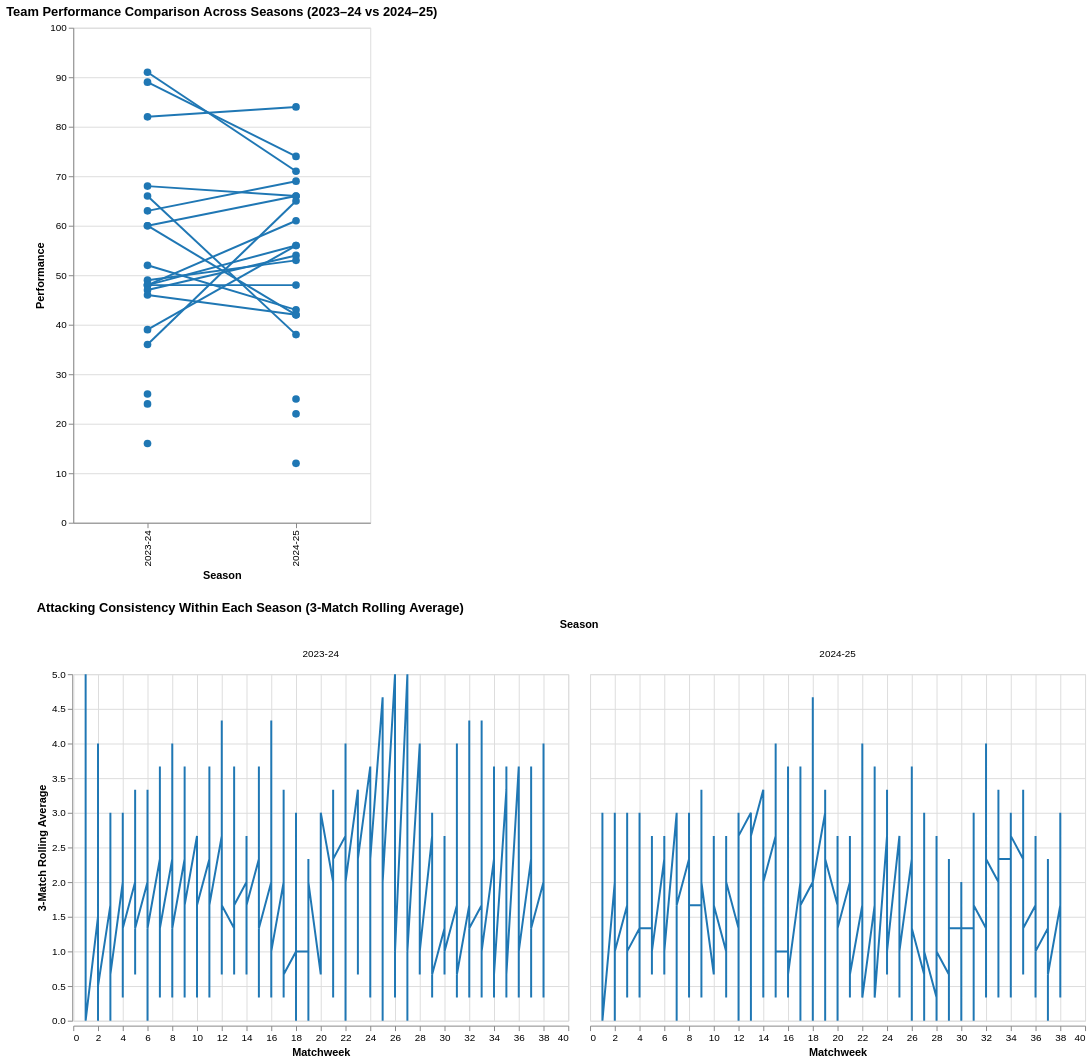

The notebook cell saved with this chart:
### Code cell
q2_chart = (
    alt.Chart(team_attack_long)
    .add_params(attack_metric_param)
    .transform_filter(team_select)
    .transform_filter(alt.datum.Metric == attack_metric_param)
    .mark_line()
    .encode(
        x=alt.X('Matchweek:Q', title='Matchweek'),
        y=alt.Y('RollingValue:Q', title='3-Match Rolling Average'),
        color=alt.value('#1f77b4'),
        tooltip=[
            'Team:N',
            'Season:N',
            'Matchweek:Q',
            'Metric:N',
            alt.Tooltip('RollingValue:Q', format='.2f')
        ]
    )
    .properties(
        width=500,
        height=350
    )
    .facet(
        column=alt.Column('Season:N', title='Season')
    )
    .properties(
        title='Attacking Consistency Within Each Season (3-Match Rolling Average)'
    )
)

dashboard = chart & q2_chart
dashboard

### Figure 1 — Vega-Lite specification as saved in the notebook (floating-point values rounded to 4 significant figures; data arrays with more than 128 entries replaced by an {"elided": "..."} marker saying what was removed)
{"config": {"view": {"continuousWidth": 300, "continuousHeight": 300}}, "vconcat": [{"layer": [{"mark": {"type": "line"}, "encoding": {"color": {"condition": {"param": "param_07d8ea4015f1b770", "value": "#1f77b4"}, "value": "lightgray"}, "detail": {"field": "Team", "type": "nominal"}, "opacity": {"condition": {"param": "param_07d8ea4015f1b770", "value": 1}, "value": 0.3}, "x": {"field": "Season", "title": "Season", "type": "nominal"}, "y": {"field": "Value", "title": "Performance", "type": "quantitative"}}, "name": "view_802bd7dba9e91784_0", "transform": [{"filter": "(datum.Metric === SelectedMetric)"}]}, {"mark": {"type": "circle", "size": 60}, "encoding": {"color": {"condition": {"param": "param_07d8ea4015f1b770", "value": "#1f77b4"}, "value": "lightgray"}, "detail": {"field": "Team", "type": "nominal"}, "opacity": {"condition": {"param": "param_07d8ea4015f1b770", "value": 1}, "value": 0.3}, "tooltip": [{"field": "Team", "type": "nominal"}, {"field": "Season", "type": "nominal"}, {"field": "Metric", "type": "nominal"}, {"field": "Value", "type": "quantitative"}], "x": {"field": "Season", "type": "nominal"}, "y": {"field": "Value", "type": "quantitative"}}, "transform": [{"filter": "(datum.Metric === SelectedMetric)"}]}], "data": {"name": "data-76ba65ddfc364f4685d11d6010064955"}, "height": 500, "title": "Team Performance Comparison Across Seasons (2023–24 vs 2024–25)", "width": 300}, {"data": {"name": "data-3336c2633e6ee38c41593b3e7386054d"}, "facet": {"column": {"field": "Season", "title": "Season", "type": "nominal"}}, "spec": {"mark": {"type": "line"}, "encoding": {"color": {"value": "#1f77b4"}, "tooltip": [{"field": "Team", "type": "nominal"}, {"field": "Season", "type": "nominal"}, {"field": "Matchweek", "type": "quantitative"}, {"field": "Metric", "type": "nominal"}, {"field": "RollingValue", "format": ".2f", "type": "quantitative"}], "x": {"field": "Matchweek", "title": "Matchweek", "type": "quantitative"}, "y": {"field": "RollingValue", "title": "3-Match Rolling Average", "type": "quantitative"}}, "height": 350, "transform": [{"filter": {"param": "param_07d8ea4015f1b770"}}, {"filter": "(datum.Metric === AttackMetric)"}], "width": 500}, "title": "Attacking Consistency Within Each Season (3-Match Rolling Average)"}], "params": [{"name": "SelectedMetric", "bind": {"input": "select", "options": ["Points", "Win", "GoalDiff"], "name": "Metric: "}, "value": "Points"}, {"name": "param_07d8ea4015f1b770", "select": {"type": "point", "fields": ["Team"], "on": "click"}, "views": ["view_802bd7dba9e91784_0"]}, {"name": "AttackMetric", "bind": {"input": "select", "options": ["Goals", "Shots", "ShotsOnTarget"], "name": "Attacking Metric: "}, "value": "Goals"}], "$schema": "https://vega.github.io/schema/vega-lite/v6.1.0.json", "datasets": {"data-76ba65ddfc364f4685d11d6010064955": [{"Team": "Arsenal", "Season": "2023-24", "Metric": "Points", "Value": 89}, {"Team": "Aston Villa", "Season": "2023-24", "Metric": "Points", "Value": 68}, {"Team": "Bournemouth", "Season": "2023-24", "Metric": "Points", "Value": 48}, {"Team": "Brentford", "Season": "2023-24", "Metric": "Points", "Value": 39}, {"Team": "Brighton", "Season": "2023-24", "Metric": "Points", "Value": 48}, {"Team": "Burnley", "Season": "2023-24", "Metric": "Points", "Value": 24}, {"Team": "Chelsea", "Season": "2023-24", "Metric": "Points", "Value": 63}, {"Team": "Crystal Palace", "Season": "2023-24", "Metric": "Points", "Value": 49}, {"Team": "Everton", "Season": "2023-24", "Metric": "Points", "Value": 48}, {"Team": "Fulham", "Season": "2023-24", "Metric": "Points", "Value": 47}, {"Team": "Liverpool", "Season": "2023-24", "Metric": "Points", "Value": 82}, {"Team": "Luton", "Season": "2023-24", "Metric": "Points", "Value": 26}, {"Team": "Man City", "Season": "2023-24", "Metric": "Points", "Value": 91}, {"Team": "Man United", "Season": "2023-24", "Metric": "Points", "Value": 60}, {"Team": "Newcastle", "Season": "2023-24", "Metric": "Points", "Value": 60}, {"Team": "Nott'm Forest", "Season": "2023-24", "Metric": "Points", "Value": 36}, {"Team": "Sheffield United", "Season": "2023-24", "Metric": "Points", "Value": 16}, {"Team": "Tottenham", "Season": "2023-24", "Metric": "Points", "Value": 66}, {"Team": "West Ham", "Season": "2023-24", "Metric": "Points", "Value": 52}, {"Team": "Wolves", "Season": "2023-24", "Metric": "Points", "Value": 46}, {"Team": "Arsenal", "Season": "2024-25", "Metric": "Points", "Value": 74}, {"Team": "Aston Villa", "Season": "2024-25", "Metric": "Points", "Value": 66}, {"Team": "Bournemouth", "Season": "2024-25", "Metric": "Points", "Value": 56}, {"Team": "Brentford", "Season": "2024-25", "Metric": "Points", "Value": 56}, {"Team": "Brighton", "Season": "2024-25", "Metric": "Points", "Value": 61}, {"Team": "Chelsea", "Season": "2024-25", "Metric": "Points", "Value": 69}, {"Team": "Crystal Palace", "Season": "2024-25", "Metric": "Points", "Value": 53}, {"Team": "Everton", "Season": "2024-25", "Metric": "Points", "Value": 48}, {"Team": "Fulham", "Season": "2024-25", "Metric": "Points", "Value": 54}, {"Team": "Ipswich", "Season": "2024-25", "Metric": "Points", "Value": 22}, {"Team": "Leicester", "Season": "2024-25", "Metric": "Points", "Value": 25}, {"Team": "Liverpool", "Season": "2024-25", "Metric": "Points", "Value": 84}, {"Team": "Man City", "Season": "2024-25", "Metric": "Points", "Value": 71}, {"Team": "Man United", "Season": "2024-25", "Metric": "Points", "Value": 42}, {"Team": "Newcastle", "Season": "2024-25", "Metric": "Points", "Value": 66}, {"Team": "Nott'm Forest", "Season": "2024-25", "Metric": "Points", "Value": 65}, {"Team": "Southampton", "Season": "2024-25", "Metric": "Points", "Value": 12}, {"Team": "Tottenham", "Season": "2024-25", "Metric": "Points", "Value": 38}, {"Team": "West Ham", "Season": "2024-25", "Metric": "Points", "Value": 43}, {"Team": "Wolves", "Season": "2024-25", "Metric": "Points", "Value": 42}, {"Team": "Arsenal", "Season": "2023-24", "Metric": "Win", "Value": 28}, {"Team": "Aston Villa", "Season": "2023-24", "Metric": "Win", "Value": 20}, {"Team": "Bournemouth", "Season": "2023-24", "Metric": "Win", "Value": 13}, {"Team": "Brentford", "Season": "2023-24", "Metric": "Win", "Value": 10}, {"Team": "Brighton", "Season": "2023-24", "Metric": "Win", "Value": 12}, {"Team": "Burnley", "Season": "2023-24", "Metric": "Win", "Value": 5}, {"Team": "Chelsea", "Season": "2023-24", "Metric": "Win", "Value": 18}, {"Team": "Crystal Palace", "Season": "2023-24", "Metric": "Win", "Value": 13}, {"Team": "Everton", "Season": "2023-24", "Metric": "Win", "Value": 13}, {"Team": "Fulham", "Season": "2023-24", "Metric": "Win", "Value": 13}, {"Team": "Liverpool", "Season": "2023-24", "Metric": "Win", "Value": 24}, {"Team": "Luton", "Season": "2023-24", "Metric": "Win", "Value": 6}, {"Team": "Man City", "Season": "2023-24", "Metric": "Win", "Value": 28}, {"Team": "Man United", "Season": "2023-24", "Metric": "Win", "Value": 18}, {"Team": "Newcastle", "Season": "2023-24", "Metric": "Win", "Value": 18}, {"Team": "Nott'm Forest", "Season": "2023-24", "Metric": "Win", "Value": 9}, {"Team": "Sheffield United", "Season": "2023-24", "Metric": "Win", "Value": 3}, {"Team": "Tottenham", "Season": "2023-24", "Metric": "Win", "Value": 20}, {"Team": "West Ham", "Season": "2023-24", "Metric": "Win", "Value": 14}, {"Team": "Wolves", "Season": "2023-24", "Metric": "Win", "Value": 13}, {"Team": "Arsenal", "Season": "2024-25", "Metric": "Win", "Value": 20}, {"Team": "Aston Villa", "Season": "2024-25", "Metric": "Win", "Value": 19}, {"Team": "Bournemouth", "Season": "2024-25", "Metric": "Win", "Value": 15}, {"Team": "Brentford", "Season": "2024-25", "Metric": "Win", "Value": 16}, {"Team": "Brighton", "Season": "2024-25", "Metric": "Win", "Value": 16}, {"Team": "Chelsea", "Season": "2024-25", "Metric": "Win", "Value": 20}, {"Team": "Crystal Palace", "Season": "2024-25", "Metric": "Win", "Value": 13}, {"Team": "Everton", "Season": "2024-25", "Metric": "Win", "Value": 11}, {"Team": "Fulham", "Season": "2024-25", "Metric": "Win", "Value": 15}, {"Team": "Ipswich", "Season": "2024-25", "Metric": "Win", "Value": 4}, {"Team": "Leicester", "Season": "2024-25", "Metric": "Win", "Value": 6}, {"Team": "Liverpool", "Season": "2024-25", "Metric": "Win", "Value": 25}, {"Team": "Man City", "Season": "2024-25", "Metric": "Win", "Value": 21}, {"Team": "Man United", "Season": "2024-25", "Metric": "Win", "Value": 11}, {"Team": "Newcastle", "Season": "2024-25", "Metric": "Win", "Value": 20}, {"Team": "Nott'm Forest", "Season": "2024-25", "Metric": "Win", "Value": 19}, {"Team": "Southampton", "Season": "2024-25", "Metric": "Win", "Value": 2}, {"Team": "Tottenham", "Season": "2024-25", "Metric": "Win", "Value": 11}, {"Team": "West Ham", "Season": "2024-25", "Metric": "Win", "Value": 11}, {"Team": "Wolves", "Season": "2024-25", "Metric": "Win", "Value": 12}, {"Team": "Arsenal", "Season": "2023-24", "Metric": "GoalDiff", "Value": 62}, {"Team": "Aston Villa", "Season": "2023-24", "Metric": "GoalDiff", "Value": 15}, {"Team": "Bournemouth", "Season": "2023-24", "Metric": "GoalDiff", "Value": -13}, {"Team": "Brentford", "Season": "2023-24", "Metric": "GoalDiff", "Value": -9}, {"Team": "Brighton", "Season": "2023-24", "Metric": "GoalDiff", "Value": -7}, {"Team": "Burnley", "Season": "2023-24", "Metric": "GoalDiff", "Value": -37}, {"Team": "Chelsea", "Season": "2023-24", "Metric": "GoalDiff", "Value": 14}, {"Team": "Crystal Palace", "Season": "2023-24", "Metric": "GoalDiff", "Value": -1}, {"Team": "Everton", "Season": "2023-24", "Metric": "GoalDiff", "Value": -11}, {"Team": "Fulham", "Season": "2023-24", "Metric": "GoalDiff", "Value": -6}, {"Team": "Liverpool", "Season": "2023-24", "Metric": "GoalDiff", "Value": 45}, {"Team": "Luton", "Season": "2023-24", "Metric": "GoalDiff", "Value": -33}, {"Team": "Man City", "Season": "2023-24", "Metric": "GoalDiff", "Value": 62}, {"Team": "Man United", "Season": "2023-24", "Metric": "GoalDiff", "Value": -1}, {"Team": "Newcastle", "Season": "2023-24", "Metric": "GoalDiff", "Value": 23}, {"Team": "Nott'm Forest", "Season": "2023-24", "Metric": "GoalDiff", "Value": -18}, {"Team": "Sheffield United", "Season": "2023-24", "Metric": "GoalDiff", "Value": -69}, {"Team": "Tottenham", "Season": "2023-24", "Metric": "GoalDiff", "Value": 13}, {"Team": "West Ham", "Season": "2023-24", "Metric": "GoalDiff", "Value": -14}, {"Team": "Wolves", "Season": "2023-24", "Metric": "GoalDiff", "Value": -15}, {"Team": "Arsenal", "Season": "2024-25", "Metric": "GoalDiff", "Value": 35}, {"Team": "Aston Villa", "Season": "2024-25", "Metric": "GoalDiff", "Value": 7}, {"Team": "Bournemouth", "Season": "2024-25", "Metric": "GoalDiff", "Value": 12}, {"Team": "Brentford", "Season": "2024-25", "Metric": "GoalDiff", "Value": 9}, {"Team": "Brighton", "Season": "2024-25", "Metric": "GoalDiff", "Value": 7}, {"Team": "Chelsea", "Season": "2024-25", "Metric": "GoalDiff", "Value": 21}, {"Team": "Crystal Palace", "Season": "2024-25", "Metric": "GoalDiff", "Value": 0}, {"Team": "Everton", "Season": "2024-25", "Metric": "GoalDiff", "Value": -2}, {"Team": "Fulham", "Season": "2024-25", "Metric": "GoalDiff", "Value": 0}, {"Team": "Ipswich", "Season": "2024-25", "Metric": "GoalDiff", "Value": -46}, {"Team": "Leicester", "Season": "2024-25", "Metric": "GoalDiff", "Value": -47}, {"Team": "Liverpool", "Season": "2024-25", "Metric": "GoalDiff", "Value": 45}, {"Team": "Man City", "Season": "2024-25", "Metric": "GoalDiff", "Value": 28}, {"Team": "Man United", "Season": "2024-25", "Metric": "GoalDiff", "Value": -10}, {"Team": "Newcastle", "Season": "2024-25", "Metric": "GoalDiff", "Value": 21}, {"Team": "Nott'm Forest", "Season": "2024-25", "Metric": "GoalDiff", "Value": 12}, {"Team": "Southampton", "Season": "2024-25", "Metric": "GoalDiff", "Value": -60}, {"Team": "Tottenham", "Season": "2024-25", "Metric": "GoalDiff", "Value": -1}, {"Team": "West Ham", "Season": "2024-25", "Metric": "GoalDiff", "Value": -16}, {"Team": "Wolves", "Season": "2024-25", "Metric": "GoalDiff", "Value": -15}], "data-3336c2633e6ee38c41593b3e7386054d": {"elided": "4560 records"}}}
